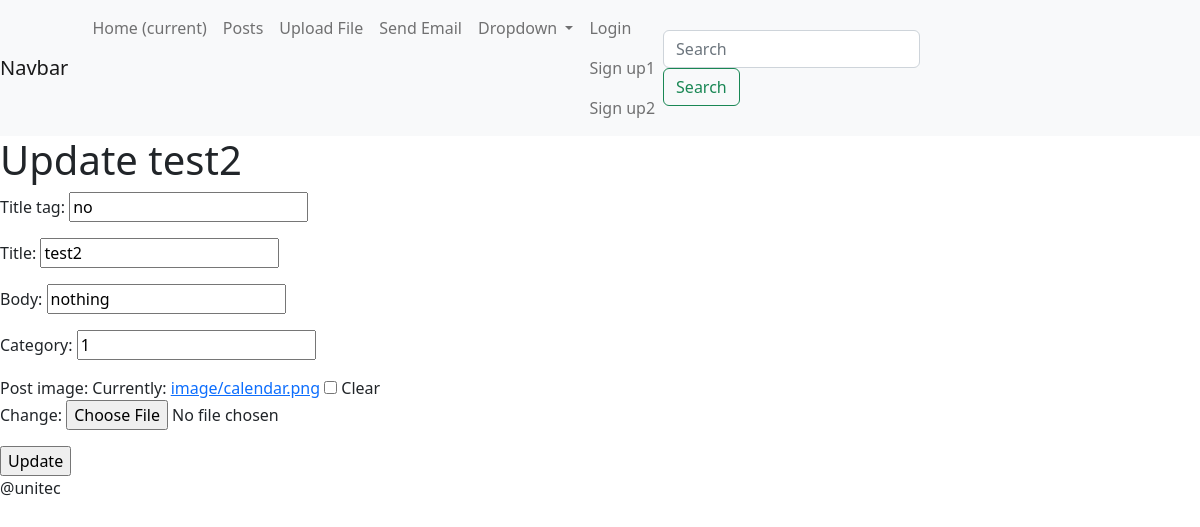
The app's page /post/2/update with its own data.
### blog/models.py (models this page shows, shortened)
class Post(models.Model):
    title = models.CharField(max_length=200)
    title_tag = models.CharField(max_length=200, null=True, blank=True)
    post_image = models.ImageField(blank=True, null=True, upload_to="image/")
    author = models.ForeignKey(User, on_delete=models.CASCADE)
    body = RichTextField(blank=True, null=True)
    post_date = models.DateField(auto_now_add=True)
    snippet = models.CharField(max_length=200, null=True, blank=True)
    category = models.ForeignKey(Category, on_delete=models.CASCADE)
    likes = models.ManyToManyField(User, related_name="post_likes", null=True, blank=True)

### blog/views.py (the view)
# urls.py: path("post/<int:pk>/update", updatePost.as_view(), name="post-update"),
class updatePost(UpdateView):
    model = Post
    template_name = "post_update.html"
    form_class = UpdatePostForm

### blog/forms.py
class UpdatePostForm(forms.ModelForm):
    class Meta:
        model = Post
        fields = ["title_tag", "title", "body", "category", "post_image"]
        widgets={
            "title_tag":forms.TextInput(attrs={"class":"form-content", "placeholder":"Title Tag"}),
            "title":forms.TextInput(attrs={"class":"form-content", "placeholder":"Title"}),
            "body": forms.TextInput(attrs={"class": "form-content"}),
            "category": forms.TextInput(attrs={"class": "form-content"}),
        }

### blog/templates/post_update.html (shortened to what this page needs)
{% extends "base.html" %}
{% block content %}
<h1>Update {{ post.title }}</h1>
    <div>
    <form method="post" enctype="multipart/form-data">
        {{ form.as_p }}
        <input type="submit" value="Update">
    </form>
    </div>
{% endblock %}

### records on screen
Post: title "test2", title_tag "no", body "nothing", category "1"
